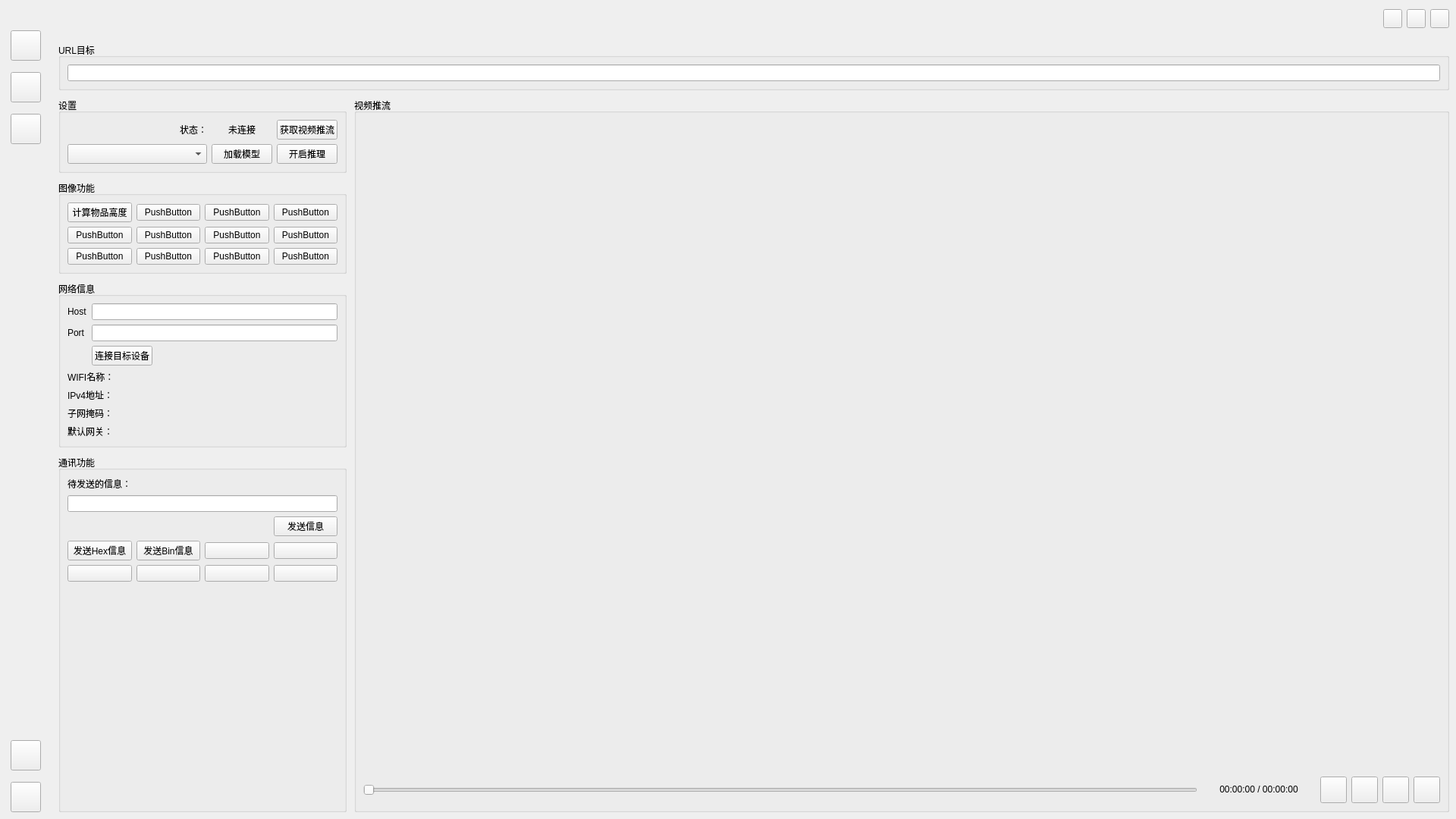
<?xml version="1.0" encoding="UTF-8"?>
<ui version="4.0">
 <class>MainWindow</class>
 <widget class="QMainWindow" name="MainWindow">
  <property name="geometry">
   <rect>
    <x>0</x>
    <y>0</y>
    <width>1920</width>
    <height>1080</height>
   </rect>
  </property>
  <property name="minimumSize">
   <size>
    <width>1920</width>
    <height>1080</height>
   </size>
  </property>
  <property name="maximumSize">
   <size>
    <width>2560</width>
    <height>1440</height>
   </size>
  </property>
  <property name="windowTitle">
   <string>嵌入式主车Windows上位机</string>
  </property>
  <property name="styleSheet">
   <string notr="true"/>
  </property>
  <widget class="QWidget" name="centralwidget">
   <layout class="QGridLayout" name="gridLayout">
    <property name="leftMargin">
     <number>0</number>
    </property>
    <property name="topMargin">
     <number>0</number>
    </property>
    <property name="rightMargin">
     <number>0</number>
    </property>
    <property name="bottomMargin">
     <number>0</number>
    </property>
    <property name="horizontalSpacing">
     <number>0</number>
    </property>
    <property name="verticalSpacing">
     <number>6</number>
    </property>
    <item row="0" column="0" rowspan="2">
     <widget class="QWidget" name="Sidebar_QWidget" native="true">
      <property name="sizePolicy">
       <sizepolicy hsizetype="Preferred" vsizetype="Preferred">
        <horstretch>0</horstretch>
        <verstretch>0</verstretch>
       </sizepolicy>
      </property>
      <property name="minimumSize">
       <size>
        <width>0</width>
        <height>0</height>
       </size>
      </property>
      <layout class="QVBoxLayout" name="verticalLayout_3">
       <property name="spacing">
        <number>15</number>
       </property>
       <property name="leftMargin">
        <number>14</number>
       </property>
       <property name="topMargin">
        <number>40</number>
       </property>
       <property name="rightMargin">
        <number>14</number>
       </property>
       <property name="bottomMargin">
        <number>9</number>
       </property>
       <item>
        <widget class="QPushButton" name="Main_Button">
         <property name="minimumSize">
          <size>
           <width>40</width>
           <height>40</height>
          </size>
         </property>
         <property name="maximumSize">
          <size>
           <width>40</width>
           <height>40</height>
          </size>
         </property>
         <property name="text">
          <string/>
         </property>
         <property name="iconSize">
          <size>
           <width>40</width>
           <height>40</height>
          </size>
         </property>
        </widget>
       </item>
       <item>
        <widget class="QPushButton" name="Log_Button">
         <property name="minimumSize">
          <size>
           <width>40</width>
           <height>40</height>
          </size>
         </property>
         <property name="maximumSize">
          <size>
           <width>40</width>
           <height>40</height>
          </size>
         </property>
         <property name="text">
          <string/>
         </property>
         <property name="iconSize">
          <size>
           <width>40</width>
           <height>40</height>
          </size>
         </property>
        </widget>
       </item>
       <item>
        <widget class="QPushButton" name="Tool_Button">
         <property name="minimumSize">
          <size>
           <width>40</width>
           <height>40</height>
          </size>
         </property>
         <property name="maximumSize">
          <size>
           <width>40</width>
           <height>40</height>
          </size>
         </property>
         <property name="text">
          <string/>
         </property>
         <property name="iconSize">
          <size>
           <width>40</width>
           <height>40</height>
          </size>
         </property>
        </widget>
       </item>
       <item>
        <spacer name="verticalSpacer_2">
         <property name="orientation">
          <enum>Qt::Vertical</enum>
         </property>
         <property name="sizeHint" stdset="0">
          <size>
           <width>20</width>
           <height>40</height>
          </size>
         </property>
        </spacer>
       </item>
       <item>
        <widget class="QPushButton" name="Folder_Button">
         <property name="minimumSize">
          <size>
           <width>40</width>
           <height>40</height>
          </size>
         </property>
         <property name="maximumSize">
          <size>
           <width>40</width>
           <height>40</height>
          </size>
         </property>
         <property name="text">
          <string/>
         </property>
         <property name="iconSize">
          <size>
           <width>40</width>
           <height>40</height>
          </size>
         </property>
        </widget>
       </item>
       <item>
        <widget class="QPushButton" name="Setting_Button">
         <property name="minimumSize">
          <size>
           <width>40</width>
           <height>40</height>
          </size>
         </property>
         <property name="maximumSize">
          <size>
           <width>40</width>
           <height>40</height>
          </size>
         </property>
         <property name="text">
          <string/>
         </property>
         <property name="iconSize">
          <size>
           <width>40</width>
           <height>40</height>
          </size>
         </property>
        </widget>
       </item>
      </layout>
     </widget>
    </item>
    <item row="1" column="2">
     <widget class="QStackedWidget" name="stackedWidget">
      <property name="currentIndex">
       <number>0</number>
      </property>
      <widget class="QWidget" name="page_5">
       <layout class="QGridLayout" name="gridLayout_6">
        <property name="leftMargin">
         <number>9</number>
        </property>
        <property name="topMargin">
         <number>0</number>
        </property>
        <property name="rightMargin">
         <number>9</number>
        </property>
        <property name="bottomMargin">
         <number>9</number>
        </property>
        <property name="spacing">
         <number>10</number>
        </property>
        <item row="1" column="0">
         <widget class="QWidget" name="widget" native="true">
          <property name="sizePolicy">
           <sizepolicy hsizetype="Preferred" vsizetype="Preferred">
            <horstretch>0</horstretch>
            <verstretch>0</verstretch>
           </sizepolicy>
          </property>
          <property name="minimumSize">
           <size>
            <width>380</width>
            <height>0</height>
           </size>
          </property>
          <property name="maximumSize">
           <size>
            <width>380</width>
            <height>16777215</height>
           </size>
          </property>
          <property name="sizeIncrement">
           <size>
            <width>200</width>
            <height>0</height>
           </size>
          </property>
          <layout class="QVBoxLayout" name="verticalLayout">
           <property name="spacing">
            <number>10</number>
           </property>
           <property name="leftMargin">
            <number>0</number>
           </property>
           <property name="topMargin">
            <number>0</number>
           </property>
           <property name="rightMargin">
            <number>0</number>
           </property>
           <property name="bottomMargin">
            <number>0</number>
           </property>
           <item>
            <widget class="QGroupBox" name="groupBox_3">
             <property name="sizePolicy">
              <sizepolicy hsizetype="Preferred" vsizetype="Maximum">
               <horstretch>0</horstretch>
               <verstretch>0</verstretch>
              </sizepolicy>
             </property>
             <property name="title">
              <string>设置</string>
             </property>
             <layout class="QGridLayout" name="gridLayout_3">
              <item row="0" column="2">
               <widget class="QLabel" name="NetworkStatusLabel">
                <property name="sizePolicy">
                 <sizepolicy hsizetype="Preferred" vsizetype="Preferred">
                  <horstretch>0</horstretch>
                  <verstretch>0</verstretch>
                 </sizepolicy>
                </property>
                <property name="text">
                 <string>未连接</string>
                </property>
                <property name="alignment">
                 <set>Qt::AlignCenter</set>
                </property>
               </widget>
              </item>
              <item row="0" column="3">
               <widget class="QPushButton" name="GetVideo_Button">
                <property name="text">
                 <string>获取视频推流</string>
                </property>
               </widget>
              </item>
              <item row="2" column="0" colspan="2">
               <widget class="QComboBox" name="comboBox_2">
                <property name="sizePolicy">
                 <sizepolicy hsizetype="Preferred" vsizetype="Preferred">
                  <horstretch>0</horstretch>
                  <verstretch>0</verstretch>
                 </sizepolicy>
                </property>
               </widget>
              </item>
              <item row="2" column="3">
               <widget class="QPushButton" name="detect_Button">
                <property name="sizePolicy">
                 <sizepolicy hsizetype="Preferred" vsizetype="Fixed">
                  <horstretch>0</horstretch>
                  <verstretch>0</verstretch>
                 </sizepolicy>
                </property>
                <property name="text">
                 <string>开启推理</string>
                </property>
               </widget>
              </item>
              <item row="0" column="0">
               <spacer name="horizontalSpacer_2">
                <property name="orientation">
                 <enum>Qt::Horizontal</enum>
                </property>
                <property name="sizeHint" stdset="0">
                 <size>
                  <width>40</width>
                  <height>20</height>
                 </size>
                </property>
               </spacer>
              </item>
              <item row="2" column="2">
               <widget class="QPushButton" name="SelectModel_Button">
                <property name="sizePolicy">
                 <sizepolicy hsizetype="Maximum" vsizetype="Fixed">
                  <horstretch>0</horstretch>
                  <verstretch>0</verstretch>
                 </sizepolicy>
                </property>
                <property name="text">
                 <string>加载模型</string>
                </property>
               </widget>
              </item>
              <item row="0" column="1">
               <widget class="QLabel" name="label_3">
                <property name="text">
                 <string>状态：</string>
                </property>
               </widget>
              </item>
             </layout>
            </widget>
           </item>
           <item>
            <widget class="QGroupBox" name="groupBox_7">
             <property name="title">
              <string>图像功能</string>
             </property>
             <layout class="QGridLayout" name="gridLayout_9">
              <item row="0" column="2">
               <widget class="QPushButton" name="pushButton_8">
                <property name="text">
                 <string>PushButton</string>
                </property>
               </widget>
              </item>
              <item row="0" column="0">
               <widget class="QPushButton" name="pushButton_4">
                <property name="text">
                 <string>计算物品高度</string>
                </property>
               </widget>
              </item>
              <item row="1" column="0">
               <widget class="QPushButton" name="pushButton_20">
                <property name="text">
                 <string>PushButton</string>
                </property>
               </widget>
              </item>
              <item row="1" column="1">
               <widget class="QPushButton" name="pushButton_21">
                <property name="text">
                 <string>PushButton</string>
                </property>
               </widget>
              </item>
              <item row="0" column="1">
               <widget class="QPushButton" name="pushButton_6">
                <property name="text">
                 <string>PushButton</string>
                </property>
               </widget>
              </item>
              <item row="1" column="3">
               <widget class="QPushButton" name="pushButton_23">
                <property name="text">
                 <string>PushButton</string>
                </property>
               </widget>
              </item>
              <item row="0" column="3">
               <widget class="QPushButton" name="pushButton_9">
                <property name="text">
                 <string>PushButton</string>
                </property>
               </widget>
              </item>
              <item row="1" column="2">
               <widget class="QPushButton" name="pushButton_22">
                <property name="text">
                 <string>PushButton</string>
                </property>
               </widget>
              </item>
              <item row="2" column="0">
               <widget class="QPushButton" name="pushButton_24">
                <property name="text">
                 <string>PushButton</string>
                </property>
               </widget>
              </item>
              <item row="2" column="1">
               <widget class="QPushButton" name="pushButton_25">
                <property name="text">
                 <string>PushButton</string>
                </property>
               </widget>
              </item>
              <item row="2" column="2">
               <widget class="QPushButton" name="pushButton_26">
                <property name="text">
                 <string>PushButton</string>
                </property>
               </widget>
              </item>
              <item row="2" column="3">
               <widget class="QPushButton" name="pushButton_27">
                <property name="text">
                 <string>PushButton</string>
                </property>
               </widget>
              </item>
             </layout>
            </widget>
           </item>
           <item>
            <widget class="QGroupBox" name="groupBox_4">
             <property name="sizePolicy">
              <sizepolicy hsizetype="Minimum" vsizetype="Maximum">
               <horstretch>0</horstretch>
               <verstretch>0</verstretch>
              </sizepolicy>
             </property>
             <property name="minimumSize">
              <size>
               <width>0</width>
               <height>0</height>
              </size>
             </property>
             <property name="title">
              <string>网络信息</string>
             </property>
             <layout class="QGridLayout" name="gridLayout_4">
              <item row="2" column="0">
               <widget class="QLabel" name="label_4">
                <property name="text">
                 <string>Port</string>
                </property>
               </widget>
              </item>
              <item row="5" column="0" colspan="2">
               <widget class="QLabel" name="IPv4Label">
                <property name="text">
                 <string>IPv4地址：</string>
                </property>
               </widget>
              </item>
              <item row="6" column="0" colspan="2">
               <widget class="QLabel" name="label_5">
                <property name="text">
                 <string>子网掩码：</string>
                </property>
               </widget>
              </item>
              <item row="1" column="0">
               <widget class="QLabel" name="label_2">
                <property name="text">
                 <string>Host</string>
                </property>
               </widget>
              </item>
              <item row="7" column="0" colspan="2">
               <widget class="QLabel" name="label_8">
                <property name="text">
                 <string>默认网关：</string>
                </property>
               </widget>
              </item>
              <item row="2" column="1">
               <widget class="QLineEdit" name="Port_Edit"/>
              </item>
              <item row="4" column="0" colspan="2">
               <widget class="QLabel" name="WifiName_Label">
                <property name="text">
                 <string>WIFI名称：</string>
                </property>
               </widget>
              </item>
              <item row="3" column="1">
               <widget class="QPushButton" name="connect_Button">
                <property name="sizePolicy">
                 <sizepolicy hsizetype="Fixed" vsizetype="Fixed">
                  <horstretch>0</horstretch>
                  <verstretch>0</verstretch>
                 </sizepolicy>
                </property>
                <property name="layoutDirection">
                 <enum>Qt::LeftToRight</enum>
                </property>
                <property name="text">
                 <string>连接目标设备</string>
                </property>
               </widget>
              </item>
              <item row="1" column="1">
               <widget class="QLineEdit" name="Host_Edit">
                <property name="sizePolicy">
                 <sizepolicy hsizetype="Minimum" vsizetype="Fixed">
                  <horstretch>0</horstretch>
                  <verstretch>0</verstretch>
                 </sizepolicy>
                </property>
               </widget>
              </item>
             </layout>
            </widget>
           </item>
           <item>
            <widget class="QGroupBox" name="groupBox_5">
             <property name="title">
              <string>通讯功能</string>
             </property>
             <layout class="QGridLayout" name="gridLayout_5">
              <item row="3" column="2">
               <widget class="QPushButton" name="pushButton_13">
                <property name="text">
                 <string/>
                </property>
               </widget>
              </item>
              <item row="3" column="3">
               <widget class="QPushButton" name="pushButton_14">
                <property name="text">
                 <string/>
                </property>
               </widget>
              </item>
              <item row="3" column="1">
               <widget class="QPushButton" name="SendBin_Edit">
                <property name="text">
                 <string>发送Bin信息</string>
                </property>
               </widget>
              </item>
              <item row="3" column="0">
               <widget class="QPushButton" name="SendHex_Button">
                <property name="text">
                 <string>发送Hex信息</string>
                </property>
               </widget>
              </item>
              <item row="1" column="0" colspan="4">
               <widget class="QLineEdit" name="ZigBee_Edit"/>
              </item>
              <item row="4" column="0">
               <widget class="QPushButton" name="pushButton_10">
                <property name="text">
                 <string/>
                </property>
               </widget>
              </item>
              <item row="4" column="3">
               <widget class="QPushButton" name="pushButton_15">
                <property name="text">
                 <string/>
                </property>
               </widget>
              </item>
              <item row="2" column="0" colspan="3">
               <spacer name="horizontalSpacer">
                <property name="orientation">
                 <enum>Qt::Horizontal</enum>
                </property>
                <property name="sizeHint" stdset="0">
                 <size>
                  <width>40</width>
                  <height>20</height>
                 </size>
                </property>
               </spacer>
              </item>
              <item row="0" column="0" colspan="4">
               <widget class="QLabel" name="label_9">
                <property name="sizePolicy">
                 <sizepolicy hsizetype="Preferred" vsizetype="Fixed">
                  <horstretch>0</horstretch>
                  <verstretch>0</verstretch>
                 </sizepolicy>
                </property>
                <property name="text">
                 <string>待发送的信息：</string>
                </property>
               </widget>
              </item>
              <item row="5" column="0">
               <spacer name="verticalSpacer">
                <property name="orientation">
                 <enum>Qt::Vertical</enum>
                </property>
                <property name="sizeHint" stdset="0">
                 <size>
                  <width>20</width>
                  <height>40</height>
                 </size>
                </property>
               </spacer>
              </item>
              <item row="4" column="2">
               <widget class="QPushButton" name="pushButton_12">
                <property name="text">
                 <string/>
                </property>
               </widget>
              </item>
              <item row="4" column="1">
               <widget class="QPushButton" name="pushButton_11">
                <property name="text">
                 <string/>
                </property>
               </widget>
              </item>
              <item row="2" column="3">
               <widget class="QPushButton" name="SendChar_Button">
                <property name="text">
                 <string>发送信息</string>
                </property>
               </widget>
              </item>
             </layout>
            </widget>
           </item>
          </layout>
         </widget>
        </item>
        <item row="1" column="1">
         <widget class="QGroupBox" name="groupBox">
          <property name="sizePolicy">
           <sizepolicy hsizetype="Expanding" vsizetype="Expanding">
            <horstretch>0</horstretch>
            <verstretch>0</verstretch>
           </sizepolicy>
          </property>
          <property name="minimumSize">
           <size>
            <width>640</width>
            <height>480</height>
           </size>
          </property>
          <property name="title">
           <string>视频推流</string>
          </property>
          <layout class="QGridLayout" name="gridLayout_2">
           <item row="1" column="3">
            <widget class="QPushButton" name="VideoState_Button">
             <property name="sizePolicy">
              <sizepolicy hsizetype="Minimum" vsizetype="Minimum">
               <horstretch>0</horstretch>
               <verstretch>0</verstretch>
              </sizepolicy>
             </property>
             <property name="minimumSize">
              <size>
               <width>35</width>
               <height>35</height>
              </size>
             </property>
             <property name="maximumSize">
              <size>
               <width>35</width>
               <height>35</height>
              </size>
             </property>
             <property name="text">
              <string/>
             </property>
             <property name="iconSize">
              <size>
               <width>35</width>
               <height>35</height>
              </size>
             </property>
            </widget>
           </item>
           <item row="1" column="4">
            <widget class="QPushButton" name="Forward_Button">
             <property name="sizePolicy">
              <sizepolicy hsizetype="Minimum" vsizetype="Minimum">
               <horstretch>0</horstretch>
               <verstretch>0</verstretch>
              </sizepolicy>
             </property>
             <property name="minimumSize">
              <size>
               <width>35</width>
               <height>35</height>
              </size>
             </property>
             <property name="maximumSize">
              <size>
               <width>35</width>
               <height>35</height>
              </size>
             </property>
             <property name="text">
              <string/>
             </property>
             <property name="iconSize">
              <size>
               <width>30</width>
               <height>30</height>
              </size>
             </property>
            </widget>
           </item>
           <item row="1" column="2">
            <widget class="QPushButton" name="Regress_Button">
             <property name="sizePolicy">
              <sizepolicy hsizetype="Minimum" vsizetype="Minimum">
               <horstretch>0</horstretch>
               <verstretch>0</verstretch>
              </sizepolicy>
             </property>
             <property name="minimumSize">
              <size>
               <width>35</width>
               <height>35</height>
              </size>
             </property>
             <property name="maximumSize">
              <size>
               <width>35</width>
               <height>35</height>
              </size>
             </property>
             <property name="text">
              <string/>
             </property>
             <property name="iconSize">
              <size>
               <width>30</width>
               <height>30</height>
              </size>
             </property>
            </widget>
           </item>
           <item row="1" column="0">
            <widget class="QSlider" name="VideoTimer_Slider">
             <property name="orientation">
              <enum>Qt::Horizontal</enum>
             </property>
            </widget>
           </item>
           <item row="1" column="1">
            <widget class="QLabel" name="VideoTimer_Label">
             <property name="minimumSize">
              <size>
               <width>150</width>
               <height>30</height>
              </size>
             </property>
             <property name="maximumSize">
              <size>
               <width>150</width>
               <height>30</height>
              </size>
             </property>
             <property name="layoutDirection">
              <enum>Qt::LeftToRight</enum>
             </property>
             <property name="text">
              <string>00:00:00 / 00:00:00</string>
             </property>
             <property name="textFormat">
              <enum>Qt::AutoText</enum>
             </property>
             <property name="alignment">
              <set>Qt::AlignCenter</set>
             </property>
            </widget>
           </item>
           <item row="1" column="5">
            <widget class="QPushButton" name="VideoClose_Button">
             <property name="sizePolicy">
              <sizepolicy hsizetype="Minimum" vsizetype="Minimum">
               <horstretch>0</horstretch>
               <verstretch>0</verstretch>
              </sizepolicy>
             </property>
             <property name="minimumSize">
              <size>
               <width>35</width>
               <height>35</height>
              </size>
             </property>
             <property name="maximumSize">
              <size>
               <width>35</width>
               <height>35</height>
              </size>
             </property>
             <property name="text">
              <string/>
             </property>
             <property name="iconSize">
              <size>
               <width>35</width>
               <height>35</height>
              </size>
             </property>
            </widget>
           </item>
           <item row="0" column="0" colspan="6">
            <widget class="QWidget" name="Video_Widget" native="true">
             <layout class="QGridLayout" name="gridLayout_10">
              <property name="leftMargin">
               <number>0</number>
              </property>
              <property name="topMargin">
               <number>0</number>
              </property>
              <property name="rightMargin">
               <number>0</number>
              </property>
              <property name="bottomMargin">
               <number>0</number>
              </property>
             </layout>
            </widget>
           </item>
          </layout>
         </widget>
        </item>
        <item row="0" column="0" colspan="2">
         <widget class="QGroupBox" name="groupBox_2">
          <property name="sizePolicy">
           <sizepolicy hsizetype="Preferred" vsizetype="Fixed">
            <horstretch>0</horstretch>
            <verstretch>0</verstretch>
           </sizepolicy>
          </property>
          <property name="maximumSize">
           <size>
            <width>16777215</width>
            <height>16777215</height>
           </size>
          </property>
          <property name="title">
           <string>URL目标</string>
          </property>
          <layout class="QVBoxLayout" name="verticalLayout_2">
           <item>
            <widget class="QLineEdit" name="Url_Edit"/>
           </item>
          </layout>
         </widget>
        </item>
       </layout>
      </widget>
      <widget class="QWidget" name="page_6">
       <layout class="QGridLayout" name="gridLayout_7">
        <property name="leftMargin">
         <number>9</number>
        </property>
        <property name="topMargin">
         <number>0</number>
        </property>
        <property name="rightMargin">
         <number>9</number>
        </property>
        <property name="bottomMargin">
         <number>9</number>
        </property>
        <item row="0" column="0">
         <widget class="QGroupBox" name="groupBox_6">
          <property name="title">
           <string>日志输出</string>
          </property>
          <layout class="QGridLayout" name="gridLayout_8">
           <item row="0" column="0">
            <widget class="QPlainTextEdit" name="Log_PlainTextEdit"/>
           </item>
          </layout>
         </widget>
        </item>
       </layout>
      </widget>
     </widget>
    </item>
    <item row="0" column="1" colspan="3">
     <widget class="QWidget" name="widget_3" native="true">
      <property name="minimumSize">
       <size>
        <width>0</width>
        <height>50</height>
       </size>
      </property>
      <layout class="QHBoxLayout" name="horizontalLayout">
       <property name="leftMargin">
        <number>9</number>
       </property>
       <property name="rightMargin">
        <number>9</number>
       </property>
       <item>
        <spacer name="horizontalSpacer_3">
         <property name="orientation">
          <enum>Qt::Horizontal</enum>
         </property>
         <property name="sizeHint" stdset="0">
          <size>
           <width>40</width>
           <height>20</height>
          </size>
         </property>
        </spacer>
       </item>
       <item>
        <widget class="QPushButton" name="min_Button">
         <property name="minimumSize">
          <size>
           <width>25</width>
           <height>25</height>
          </size>
         </property>
         <property name="maximumSize">
          <size>
           <width>25</width>
           <height>25</height>
          </size>
         </property>
         <property name="text">
          <string/>
         </property>
         <property name="iconSize">
          <size>
           <width>25</width>
           <height>25</height>
          </size>
         </property>
        </widget>
       </item>
       <item>
        <widget class="QPushButton" name="max_Button">
         <property name="minimumSize">
          <size>
           <width>25</width>
           <height>25</height>
          </size>
         </property>
         <property name="maximumSize">
          <size>
           <width>25</width>
           <height>25</height>
          </size>
         </property>
         <property name="text">
          <string/>
         </property>
         <property name="iconSize">
          <size>
           <width>25</width>
           <height>25</height>
          </size>
         </property>
        </widget>
       </item>
       <item>
        <widget class="QPushButton" name="quit_Button">
         <property name="minimumSize">
          <size>
           <width>25</width>
           <height>25</height>
          </size>
         </property>
         <property name="maximumSize">
          <size>
           <width>25</width>
           <height>25</height>
          </size>
         </property>
         <property name="text">
          <string/>
         </property>
         <property name="iconSize">
          <size>
           <width>25</width>
           <height>25</height>
          </size>
         </property>
        </widget>
       </item>
      </layout>
     </widget>
    </item>
   </layout>
  </widget>
 </widget>
 <resources/>
 <connections/>
</ui>
